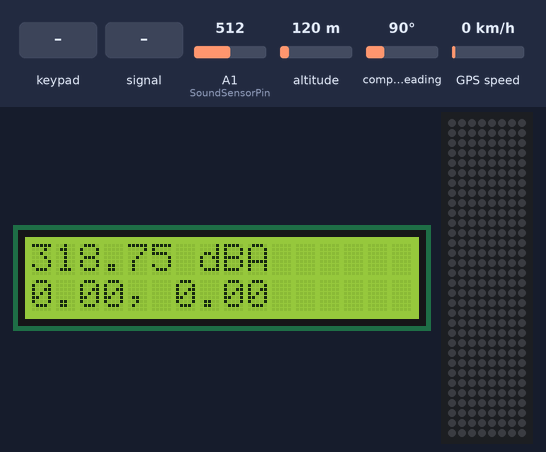
This sketch was run on a simulated Arduino Mega 2560, built with avr-gcc and run on an emulated ATmega2560. Shown: 16×2 character LCD, 8×32 RGB LED matrix (first LED top left, wired row by row). The test bench sets the inputs (shaded band); at power-on: A1 (SoundSensorPin) = 512, altitude 120 m, compass heading 90°, GPS speed 0 km/h. Dim RGB values are drawn brighter than linear; the local clock reads 2024-03-15 10:24:30 at power-on unless the sketch sets it; EEPROM starts erased; the GPS gets a fix after 3 s at 37.7749, -122.4194 with 8 satellites; what the sketch prints to the serial monitor is not drawn.

Above: at 2.3 s.
2.4 s: keypad keys 2 3 2 5 2 7 2 9 D pressed 0.4 s apart
At 7.2 s:
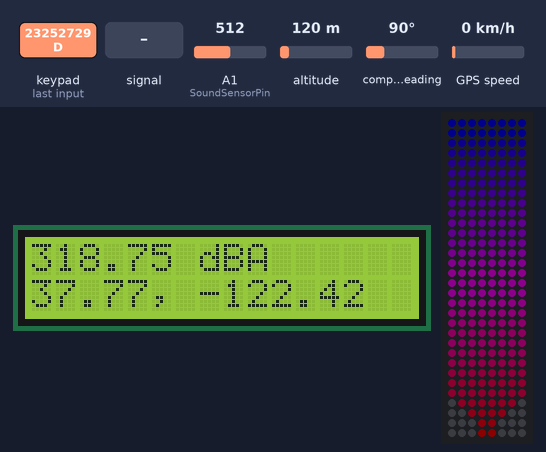
7.5 s: key '1' pressed
At 7.57 s:
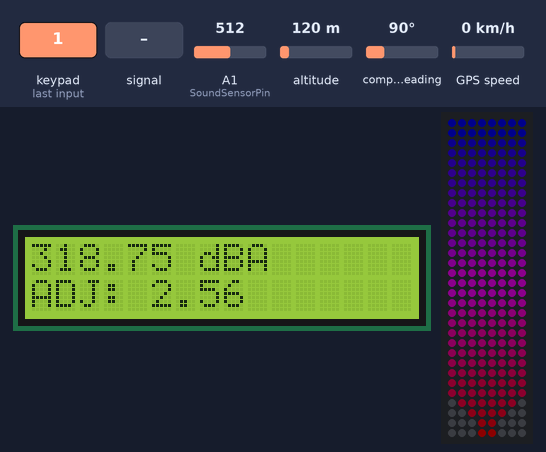
9.1 s: A1 (SoundSensorPin) fed a 1000 Hz sine of ±255 counts around its level
10.7 s: A1 (SoundSensorPin) set to 30
At 13.9 s:
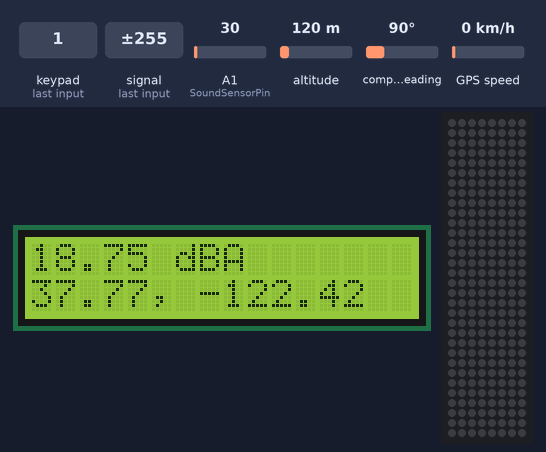
14.8 s: A1 (SoundSensorPin) set to 306
At 17.2 s:
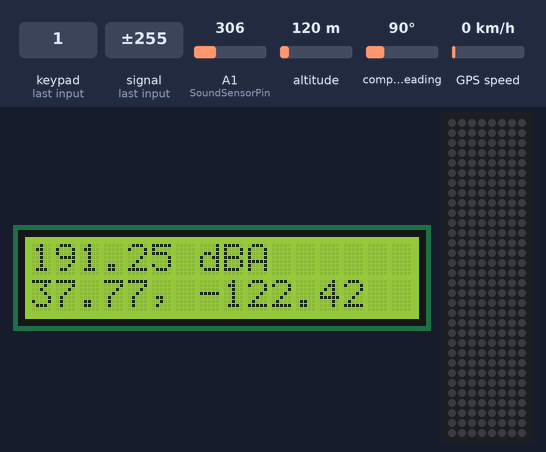
Timing chart, 0 to 18.5 s (numbered marks = the images above; inputs shaded):
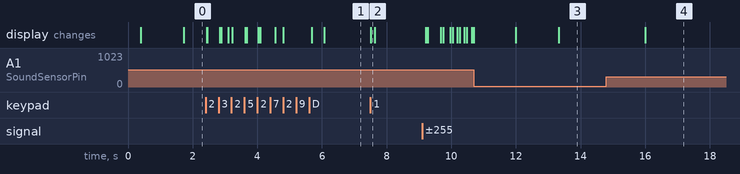

The sketch:

arduino_totem_code.ino
```cpp
#include <SPI.h>
#include <SD.h>
#include <LiquidCrystal.h>
#include <TinyGPS++.h>
#include <Wire.h>
#include <DS3231.h>
#include <Adafruit_NeoPixel.h>
#include <Keypad.h>
#include <EEPROM.h>

// General
#define DELAY_TIME 50
#define WRITE_FREQUENCY 1000
int write_delay_counter = 0;
float max_db = 0.0;
float db_total = 0.0;
int loop_counter = 0;

// LCD
LiquidCrystal lcd(7, 8, 9, 10, 11, 12);

// SD Utility:
Sd2Card card;
SdVolume volume;
SdFile root;
File myFile;

const int chipSelect = 10;
#define SoundSensorPin A1  //this pin read the analog voltage from the sound level meter
#define VREF 5.0  //voltage on AREF pin,default:operating voltage
float calibration = 1.00;

// GPS
double latitude,longitude;
TinyGPSPlus gps;

// Realtime Clock
DS3231 clock;
RTCDateTime dt;

// LED Panel
#define LED_PIN 6
#define LED_COUNT 256
#define BRIGHTNESS 12
int upper_db_limit = 90;
int lower_db_limit = 45;
#define ROWS 32
#define COLS 8
Adafruit_NeoPixel strip((ROWS * COLS), LED_PIN, NEO_GRB + NEO_KHZ800);

// Keypad
const byte KEY_ROWS = 4; //four rows
const byte KEY_COLS = 4; //four columns
//define the cymbols on the buttons of the keypads
char hexaKeys[KEY_ROWS][KEY_COLS] = {
  {'1','2','3','A'},
  {'4','5','6','B'},
  {'7','8','9','C'},
  {'*','0','#','D'}
};
byte rowPins[KEY_ROWS] = {23,25,27,29}; //connect to the row pinouts of the keypad
byte colPins[KEY_COLS] = {31,33,35,37}; //connect to the column pinouts of the keypad

//initialize an instance of class NewKeypad
Keypad customKeypad = Keypad(makeKeymap(hexaKeys), rowPins, colPins, KEY_ROWS, KEY_COLS);

//EEPROM
#define LOWER_DB_LIMIT_ADDR 69
#define UPPER_DB_LIMIT_ADDR 70
#define CALIBRATION_ADDR 71

class Colour {
  public:
    Colour(byte inRed, byte inGreen, byte inBlue);
    Colour();
    void setColour(byte inRed, byte inGreen, byte inBlue);
    byte getRed(void);
    byte getGreen(void);
    byte getBlue(void);

  private :
    byte red;
    byte green;
    byte blue;
};

Colour::Colour(byte inRed, byte inGreen, byte inBlue) {
  setColour(inRed, inGreen, inBlue);
}

Colour::Colour(void) { setColour(0,0,0); }

void Colour::setColour(byte inRed, byte inGreen, byte inBlue) {
  red = inRed;
  green = inGreen;
  blue = inBlue;
}

byte Colour::getRed(void) { return red; }
byte Colour::getGreen(void) { return green; }
byte Colour::getBlue(void) { return blue; }

Colour current_min_colour(0,255,0);
Colour current_max_colour(255,0,0);

void setup() {
  Serial.begin(9600);
  Serial1.begin(9600);

  // set up the LCD's number of columns and rows:
  lcd.begin(16, 2);
  // Print a startup message to the LCD.
  lcd.print("BONNAROO!");

  //  setup_sd_logging();
  Serial.println("Initializaing Real Time Clock");
  clock.begin();
  Serial.println("Real Time Clock up and running!");

  read_from_eeprom();

  strip.begin(); // INITIALIZE NeoPixel strip object (REQUIRED)
  strip.show(); // Turn OFF all pixels ASAP
  strip.setBrightness(BRIGHTNESS); // Set BRIGHTNESS to about 1/5 (max = 255)
}

void setup_sd_logging() {

//    Serial.print("\nInitializing SD card...");
//
//    // Set the actual ouput pin
//    pinMode(53, OUTPUT);
//
//    // Set a fake pin for our SD card
//    SD.begin(10);
//
//    // we'll use the initialization code from the utility libraries
//    // since we're just testing if the card is working!
//    if (!card.init(SPI_HALF_SPEED, chipSelect)) {
//      Serial.println("initialization failed. Things to check:");
//      Serial.println("* is a card inserted?");
//      Serial.println("* is your wiring correct?");
//      Serial.println("* did you change the chipSelect pin to match your shield or module?");
//      return;
//    } else {
//      Serial.println("Wiring is correct and a card is present.");
//    }
}

void loop() {

  int triggered = 0;

  while (Serial1.available() > 0)
    gps.encode(Serial1.read());

  if (gps.location.isUpdated()) {
    latitude = gps.location.lat();
    longitude =  gps.location.lng();
  }
  else if (gps.date.isUpdated() or gps.time.isUpdated()) {
    clock.setDateTime(gps.date.year(), gps.date.month(), gps.date.day(), gps.time.hour(), gps.time.minute(), gps.time.second());
  }

  float voltageValue,dbValue;
  voltageValue = analogRead(SoundSensorPin) / 1024.0 * VREF;
  dbValue = (voltageValue * calibration) * 50.0;  //convert voltage to decibel value

  char dateBuffer[19];
  dt = clock.getDateTime();
  sprintf(dateBuffer,"%04u/%02u/%02u %02u:%02u:%02u",dt.year, dt.month, dt.day, dt.hour, dt.minute, dt.second);

  int board[ROWS][COLS];
  get_board(board);
  display_sound(board, dbValue);

  write_delay_counter += 1;
  smartDelay(DELAY_TIME, dateBuffer, dbValue);
}


void recursion(int min_pos, int max_pos, Colour colours[33]) {
  if (((max_pos - min_pos) % 2) == 0) {
        int mid = ((max_pos - min_pos) / 2) + min_pos;
        colours[mid] = blend(colours[min_pos], colours[max_pos]);
        recursion(mid, max_pos, colours);
        recursion(min_pos, mid, colours);
  }
}

Colour blend(Colour min_color, Colour max_color){
    int r_combined = min_color.getRed() + max_color.getRed();
    int g_combined = min_color.getGreen() + max_color.getGreen();
    int b_combined = min_color.getBlue() + max_color.getBlue();

    int x[3] = {r_combined, g_combined, b_combined};

    long my_max = 0;
    for (int i = 0; i < 3; i++) {
      if (x[i] > my_max) {
        my_max = x[i];
      }
    }

    int blended_red = (long)r_combined * (long)255 / (long)my_max;
    int blended_green = (long)g_combined * (long)255 / (long)my_max;
    int blended_blue = (long)b_combined * (long)255 / (long)my_max;

    return Colour(blended_red, blended_green, blended_blue);
}

// free RAM check for debugging. SRAM for ATmega328p = 2048Kb.
int availableMemory() {
    // Use 1024 with ATmega168
    int size = 2048;
    byte *buf;
    while ((buf = (byte *) malloc(--size)) == NULL);
        free(buf);
    return size;
}

String pad_with_spaces(String output_to_pad) {
  String empty_screen = "                ";
  int whitespace_size = empty_screen.length() - output_to_pad.length();
  return output_to_pad + empty_screen.substring(0, whitespace_size);
}

// This custom version of delay() ensures that the gps object
// is being "fed".
static void smartDelay(unsigned long ms, char dateBuffer[], float dbValue) {
  unsigned long start = millis();
  do
  {
    while (Serial1.available())
      gps.encode(Serial1.read());

    char customKey = customKeypad.getKey();
    if (customKey){
      lcd.setCursor(0, 1);
      switch(customKey){
        case '1':
          Serial.println("CALIBRATE UP");
          calibration += 0.01;
          EEPROM.write(CALIBRATION_ADDR, calibration * 100);
          lcd.print(pad_with_spaces((String) "ADJ: " + calibration));
          break;
        case '4':
          Serial.println("CALIBRATE DOWN");
          calibration -= 0.01;
          EEPROM.write(CALIBRATION_ADDR, calibration * 100);
          lcd.print(pad_with_spaces((String) "ADJ: " + calibration));
          break;
        case '3':
          Serial.println("MAX DB UP");
          upper_db_limit += 1;
          EEPROM.write(UPPER_DB_LIMIT_ADDR, upper_db_limit);
          lcd.print(pad_with_spaces((String) "MAX DB: " + upper_db_limit));
          break;
        case '6':
          Serial.println("MAX DB DOWN");
          upper_db_limit -= 1;
          EEPROM.write(UPPER_DB_LIMIT_ADDR, upper_db_limit);
          lcd.print(pad_with_spaces((String) "MAX DB: " + upper_db_limit));
          break;
        case '2':
          Serial.println("MIN DB UP");
          lower_db_limit += 1;
          EEPROM.write(LOWER_DB_LIMIT_ADDR, lower_db_limit);
          lcd.print(pad_with_spaces((String) "MIN DB: " + lower_db_limit));
          break;
        case '5':
          Serial.println("MIN DB DOWN");
          lower_db_limit -= 1;
          EEPROM.write(LOWER_DB_LIMIT_ADDR, lower_db_limit);
          lcd.print(pad_with_spaces((String) "MIN DB: " + lower_db_limit));
          break;
        case 'A':
          Serial.println("Flash them police lights!");
          police_lights();
          break;
        case 'B':
          Serial.println("Green -> Red");
          current_min_colour.setColour(0,255,0);
          current_max_colour.setColour(255,0,0);
          break;
        case 'C':
          Serial.println("Blue -> White");
          current_min_colour.setColour(0,0,255);
          current_max_colour.setColour(255,255,255);
          break;
        case 'D':
          Serial.println("Blue -> Red");
          current_min_colour.setColour(0,0,255);
          current_max_colour.setColour(255,0,0);
          break;
        default:
          Serial.println(customKey);
      }
    }

    if (dbValue > max_db) {
      max_db = dbValue;
    }

    db_total += dbValue;
    loop_counter += 1;

    if (write_delay_counter * DELAY_TIME >= WRITE_FREQUENCY) {

      float average_db = db_total / loop_counter;

      String avg_db = (String) average_db;
      String LAT = (String) latitude;
      String LON = (String) longitude;

      Serial.println("A," + LAT + "," + LON + "," + dateBuffer + "," + avg_db);

      String output = (String) max_db + " dBA";
      lcd.setCursor(0, 0);
      lcd.print(pad_with_spaces(output));
      lcd.setCursor(0, 1);
      output = (String) LAT + ", " + LON;
      lcd.print(pad_with_spaces(output));

//      myFile = SD.open("logging.txt", FILE_WRITE);
////      myFile.print("A,");
////      myFile.print(latitude, 8);
////      myFile.print(",");
////      myFile.print(longitude, 8);
////      myFile.print(",");
////      myFile.print(dateBuffer);
////     myFile.print(",");
////      myFile.println(average_db,1);
//      myFile.println("A," + LAT + "," + LON + "," + dateBuffer + "," + avg_db);
//      myFile.close();

      write_delay_counter = 0;
      db_total = 0;
      max_db = 0;
      loop_counter = 0;
  }

  } while (millis() - start < ms);
}

void police_lights() {
  uint32_t red = strip.Color(255, 0, 0);
  uint32_t blue = strip.Color(0, 0, 255);

  for (int counter = 1; counter <= 10; counter++) {
    color_entire_matrix(blue);
    delay(250);
    color_entire_matrix(red);
    delay(250);
  }
}

void color_entire_matrix(uint32_t color) {
  for (int x = 0; x < LED_COUNT; x++) {
    strip.setPixelColor(x, color);
  }
  strip.show();
}

void display_sound(int board[ROWS][COLS], float dbValue) {
  strip.clear();

  int height = get_height(dbValue);

  int min_pos = 0;
  int max_pos = 32;

  Colour colours[33];
  colours[0] = current_min_colour;
  colours[32] = current_max_colour;

  recursion(min_pos, max_pos, colours);

  int cap_size = set_cap(board, height, colours);

  for (int i = 0; i < height - cap_size; i++) {
    Colour colour = colours[i];
    for (int x = 0; x <= 7; x++) {
      strip.setPixelColor(board[i][x], strip.Color(colour.getRed(),colour.getGreen(),colour.getBlue()));
    }
  }
  strip.show();
}

int set_cap(int board[ROWS][COLS], int height, Colour colours[33]) {

  int cap_size = 2;

  if (height >= 10 and height < 20) {
    cap_size = 3;
  }
  else if (height >= 20 and height <= ROWS) {
    cap_size = 4;
  }

  if ((height - cap_size) < 1) {
    cap_size = 0;
  }

  int indent = 1;
  for (int i = height - cap_size; i < height; i++) {
    Colour colour = colours[i];
    for (int x = 0 + indent; x <= 7 - indent; x++) {
      strip.setPixelColor(board[i][x], strip.Color(colour.getRed(),colour.getGreen(),colour.getBlue()));
    }

    if (indent > 2) {
      indent = 3;
    }
    else {
      indent += 1;
    }
  }
  return cap_size;
}

int get_height(float dbValue) {

  if (dbValue < lower_db_limit) {
    dbValue = lower_db_limit;
  }
  else if (dbValue > upper_db_limit) {
    dbValue = upper_db_limit;
  }

  int height = round((dbValue - (float) lower_db_limit)*( (float) ROWS /( (float) upper_db_limit - (float) lower_db_limit)));
  return height;
}

void get_board(int board[ROWS][COLS])
{
    board[31][7] = 248;
    board[31][6] = 249;
    board[31][5] = 250;
    board[31][4] = 251;
    board[31][3] = 252;
    board[31][2] = 253;
    board[31][1] = 254;
    board[31][0] = 255;

    board[30][7] = 247;
    board[30][6] = 246;
    board[30][5] = 245;
    board[30][4] = 244;
    board[30][3] = 243;
    board[30][2] = 242;
    board[30][1] = 241;
    board[30][0] = 240;

    board[29][7] = 232;
    board[29][6] = 233;
    board[29][5] = 234;
    board[29][4] = 235;
    board[29][3] = 236;
    board[29][2] = 237;
    board[29][1] = 238;
    board[29][0] = 239;

    board[28][7] = 231;
    board[28][6] = 230;
    board[28][5] = 229;
    board[28][4] = 228;
    board[28][3] = 227;
    board[28][2] = 226;
    board[28][1] = 225;
    board[28][0] = 224;

    board[27][7] = 216;
    board[27][6] = 217;
    board[27][5] = 218;
    board[27][4] = 219;
    board[27][3] = 220;
    board[27][2] = 221;
    board[27][1] = 222;
    board[27][0] = 223;

    board[26][7] = 215;
    board[26][6] = 214;
    board[26][5] = 213;
    board[26][4] = 212;
    board[26][3] = 211;
    board[26][2] = 210;
    board[26][1] = 209;
    board[26][0] = 208;

    board[25][7] = 200;
    board[25][6] = 201;
    board[25][5] = 202;
    board[25][4] = 203;
    board[25][3] = 204;
    board[25][2] = 205;
    board[25][1] = 206;
    board[25][0] = 207;

    board[24][7] = 199;
    board[24][6] = 198;
    board[24][5] = 197;
    board[24][4] = 196;
    board[24][3] = 195;
    board[24][2] = 194;
    board[24][1] = 193;
    board[24][0] = 192;

    board[23][7] = 184;
    board[23][6] = 185;
    board[23][5] = 186;
    board[23][4] = 187;
    board[23][3] = 188;
    board[23][2] = 189;
    board[23][1] = 190;
    board[23][0] = 191;

    board[22][7] = 183;
    board[22][6] = 182;
    board[22][5] = 181;
    board[22][4] = 180;
    board[22][3] = 179;
    board[22][2] = 178;
    board[22][1] = 177;
    board[22][0] = 176;

    board[21][7] = 168;
    board[21][6] = 169;
    board[21][5] = 170;
    board[21][4] = 171;
    board[21][3] = 172;
    board[21][2] = 173;
    board[21][1] = 174;
    board[21][0] = 175;

    board[20][7] = 167;
    board[20][6] = 166;
    board[20][5] = 165;
    board[20][4] = 164;
    board[20][3] = 163;
    board[20][2] = 162;
    board[20][1] = 161;
    board[20][0] = 160;

    board[19][7] = 152;
    board[19][6] = 153;
    board[19][5] = 154;
    board[19][4] = 155;
    board[19][3] = 156;
    board[19][2] = 157;
    board[19][1] = 158;
    board[19][0] = 159;

    board[18][7] = 151;
    board[18][6] = 150;
    board[18][5] = 149;
    board[18][4] = 148;
    board[18][3] = 147;
    board[18][2] = 146;
    board[18][1] = 145;
    board[18][0] = 144;

    board[17][7] = 136;
    board[17][6] = 137;
    board[17][5] = 138;
    board[17][4] = 139;
    board[17][3] = 140;
    board[17][2] = 141;
    board[17][1] = 142;
    board[17][0] = 143;

    board[16][7] = 135;
    board[16][6] = 134;
    board[16][5] = 133;
    board[16][4] = 132;
    board[16][3] = 131;
    board[16][2] = 130;
    board[16][1] = 129;
    board[16][0] = 128;

    board[15][7] = 120;
    board[15][6] = 121;
    board[15][5] = 122;
    board[15][4] = 123;
    board[15][3] = 124;
    board[15][2] = 125;
    board[15][1] = 126;
    board[15][0] = 127;

    board[14][7] = 119;
    board[14][6] = 118;
    board[14][5] = 117;
    board[14][4] = 116;
    board[14][3] = 115;
    board[14][2] = 114;
    board[14][1] = 113;
    board[14][0] = 112;

    board[13][7] = 104;
    board[13][6] = 105;
    board[13][5] = 106;
    board[13][4] = 107;
    board[13][3] = 108;
    board[13][2] = 109;
    board[13][1] = 110;
    board[13][0] = 111;

    board[12][7] = 103;
    board[12][6] = 102;
    board[12][5] = 101;
    board[12][4] = 100;
    board[12][3] = 99;
    board[12][2] = 98;
    board[12][1] = 97;
    board[12][0] = 96;

    board[11][7] = 88;
    board[11][6] = 89;
    board[11][5] = 90;
    board[11][4] = 91;
    board[11][3] = 92;
    board[11][2] = 93;
    board[11][1] = 94;
    board[11][0] = 95;

    board[10][7] = 87;
    board[10][6] = 86;
    board[10][5] = 85;
    board[10][4] = 84;
    board[10][3] = 83;
    board[10][2] = 82;
    board[10][1] = 81;
    board[10][0] = 80;

    board[9][7] = 72;
    board[9][6] = 73;
    board[9][5] = 74;
    board[9][4] = 75;
    board[9][3] = 76;
    board[9][2] = 77;
    board[9][1] = 78;
    board[9][0] = 79;

    board[8][7] = 71;
    board[8][6] = 70;
    board[8][5] = 69;
    board[8][4] = 68;
    board[8][3] = 67;
    board[8][2] = 66;
    board[8][1] = 65;
    board[8][0] = 64;

    board[7][7] = 56;
    board[7][6] = 57;
    board[7][5] = 58;
    board[7][4] = 59;
    board[7][3] = 60;
    board[7][2] = 61;
    board[7][1] = 62;
    board[7][0] = 63;

    board[6][7] = 55;
    board[6][6] = 54;
    board[6][5] = 53;
    board[6][4] = 52;
    board[6][3] = 51;
    board[6][2] = 50;
    board[6][1] = 49;
    board[6][0] = 48;

    board[5][7] = 40;
    board[5][6] = 41;
    board[5][5] = 42;
    board[5][4] = 43;
    board[5][3] = 44;
    board[5][2] = 45;
    board[5][1] = 46;
    board[5][0] = 47;

    board[4][7] = 39;
    board[4][6] = 38;
    board[4][5] = 37;
    board[4][4] = 36;
    board[4][3] = 35;
    board[4][2] = 34;
    board[4][1] = 33;
    board[4][0] = 32;

    board[3][7] = 24;
    board[3][6] = 25;
    board[3][5] = 26;
    board[3][4] = 27;
    board[3][3] = 28;
    board[3][2] = 29;
    board[3][1] = 30;
    board[3][0] = 31;

    board[2][7] = 23;
    board[2][6] = 22;
    board[2][5] = 21;
    board[2][4] = 20;
    board[2][3] = 19;
    board[2][2] = 18;
    board[2][1] = 17;
    board[2][0] = 16;

    board[1][7] = 8;
    board[1][6] = 9;
    board[1][5] = 10;
    board[1][4] = 11;
    board[1][3] = 12;
    board[1][2] = 13;
    board[1][1] = 14;
    board[1][0] = 15;

    board[0][7] = 7;
    board[0][6] = 6;
    board[0][5] = 5;
    board[0][4] = 4;
    board[0][3] = 3;
    board[0][2] = 2;
    board[0][1] = 1;
    board[0][0] = 0;
}

void read_from_eeprom() {

  Serial.println("Searching memory for matrix lower limit value.");
  if (EEPROM.read(LOWER_DB_LIMIT_ADDR) <= 255) {
    Serial.print("Value found! Using value from memory: ");
    lower_db_limit = EEPROM.read(LOWER_DB_LIMIT_ADDR);
    Serial.println(lower_db_limit);
  }
  else {
    Serial.print("No value found in memory, using default value: ");
    Serial.println(lower_db_limit);
  }

  Serial.println("Searching memory for matrix upper limit value.");
  if (EEPROM.read(UPPER_DB_LIMIT_ADDR) <= 255) {
    Serial.print("Value found! Using value from memory: ");
    upper_db_limit = EEPROM.read(UPPER_DB_LIMIT_ADDR);
    Serial.println(upper_db_limit);
  }
  else {
    Serial.print("No value found in memory, using default value: ");
    Serial.println(upper_db_limit);
  }

  Serial.println("Searching memory for sound level calibration value.");
  if (EEPROM.read(CALIBRATION_ADDR) <= 255 and EEPROM.read(CALIBRATION_ADDR) >= 50) {
    Serial.print("Value found! Using value from memory: ");
    calibration = (float) EEPROM.read(CALIBRATION_ADDR) / 100;
    Serial.println(calibration);
  }
  else {
    Serial.print("No value found in memory, using default value: ");
    Serial.println(calibration);
  }

  Serial.println("Memory read complete, have a nice day.");
}
```

Measured:
- after the input at 2.4 s, the display: first changes at once (image 1 shows a later state)
- after the input at 7.5 s, the display: changes at once (image 2)
- after the input at 14.8 s, the display: changes after 1.2 s (image 4)
